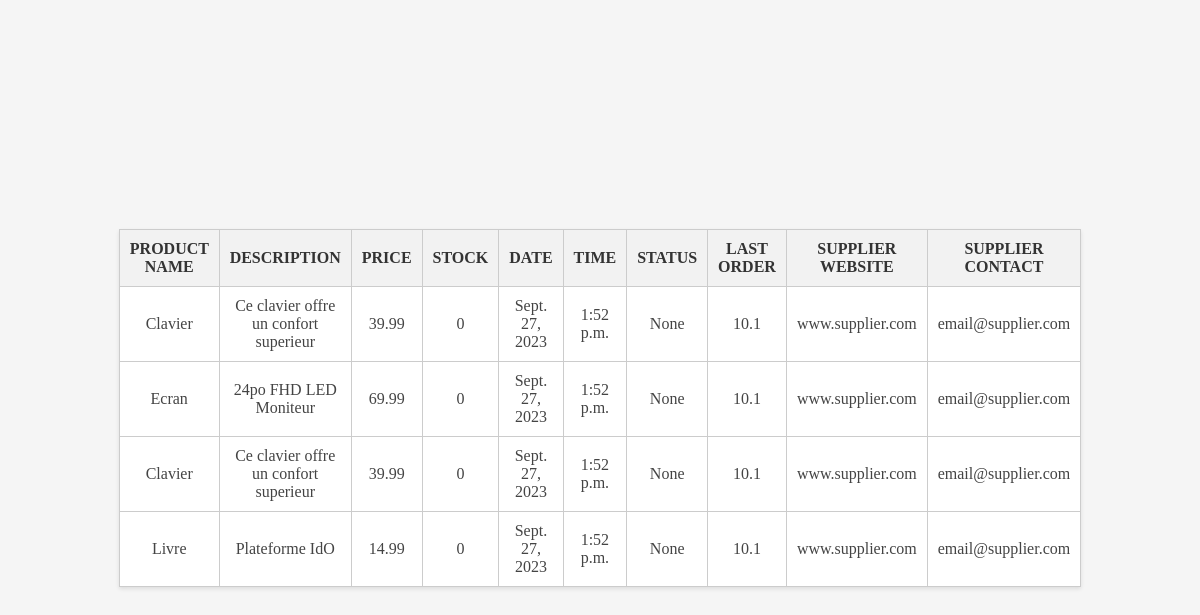
Screenshot of /products/ with the database file from the repository.
### products/models.py (models this page shows)
class Products(models.Model):
    title       = models.fields.CharField(max_length=10)
    description = models.fields.TextField(blank=True, null=True)
    price       = models.DecimalField(decimal_places=2, max_digits=10)
    stock       = models.IntegerField(default=0)
    date        = models.DateField(auto_now_add=True)
    time        = models.TimeField(auto_now_add=True)
    status      = models.BooleanField(null=True)
    lastorder   = models.FloatField(max_length=10, default=10.10)
    s_website   = models.URLField(max_length=200, default="www.supplier.com")
    s_contact   = models.EmailField(max_length=50, default="email@supplier.com")

### products/views.py (the view)
# urls.py: path('products/', views.products),
def products(request):
    products = Products.objects.all()
    return render(request, 'products/products.html',
                  {'product_info': products})

### products/templates/products/products.html (shortened to what this page needs)
{% extends 'products/base.html' %}
{% block content %}
            <html>
            <head>
            </head>
            <body>
                <table>
                    <thead>
                        <tr>
                            <th>PRODUCT NAME</th>
                            <th>DESCRIPTION</th>
                            <th>PRICE</th>
                            <th>STOCK</th>
                            <th>DATE</th>
                            <th>TIME</th>
                            <th>STATUS</th>
                            <th>LAST ORDER</th>
                            <th>SUPPLIER WEBSITE</th>
                            <th>SUPPLIER CONTACT</th>
                        </tr>
                    </thead>
                    <tbody>
                        {% for product in product_info %}
                        <tr>
                            <td>{{ product.title }}</td>
                            <td>{{ product.description }}</td>
                            <td>{{ product.price }}</td>
                            <td>{{ product.stock }}</td>
                            <td>{{ product.date }}</td>
                            <td>{{ product.time }}</td>
                            <td>{{ product.status }}</td>
                            <td>{{ product.lastorder }}</td>
                            <td>{{ product.s_website }}</td>
                            <td>{{ product.s_contact }}</td>
                        </tr>
                    {% endfor %}
                    </tbody>
                </table>
            </body>
            </html>
{% endblock %}

### products/templates/products/base.html (shortened to what this page needs)
{% load static %}
<!DOCTYPE html>
<html>
<head>
  <link rel="stylesheet" href="{% static 'products/styles.css' %}">
</head>
<body>
{% block content %}
{% endblock %}
</body>
</html>

### products/static/products/styles.css (style rules this page uses)
table { border: 1px solid #ccc; border-collapse: collapse; padding: 10px; margin: 0 auto; background-color: #fff; box-shadow: 0 2px 4px rgba(0, 0, 0, 0.1); width: 80%; }
table th { border: 1px solid #ccc; padding: 10px; background: #f2f2f2; color: #333; }
table td { border: 1px solid #ccc; text-align: center; padding: 10px; color: #444; }
body { background-color: #f5f5f5; display: flex; justify-content: center; align-items: center; height: 100vh; }

### rows the page displays
Products: title "Clavier", description "Ce clavier offre un confort superieur", price "39.99", stock "0", date "Sept. 27, 2023", time "1:52 p.m.", status "None", lastorder "10.1", s_website "www.supplier.com", s_contact "email@supplier.com"
Products: title "Ecran", description "24po FHD LED Moniteur", price "69.99", stock "0", date "Sept. 27, 2023", time "1:52 p.m.", status "None", lastorder "10.1", s_website "www.supplier.com", s_contact "email@supplier.com"
Products: title "Clavier", description "Ce clavier offre un confort superieur", price "39.99", stock "0", date "Sept. 27, 2023", time "1:52 p.m.", status "None", lastorder "10.1", s_website "www.supplier.com", s_contact "email@supplier.com"
Products: title "Livre", description "Plateforme IdO", price "14.99", stock "0", date "Sept. 27, 2023", time "1:52 p.m.", status "None", lastorder "10.1", s_website "www.supplier.com", s_contact "email@supplier.com"
